Frame 1 (no input): blank canvas, image omitted
Frame 60 (the mouse pressed at the canvas centre just before this capture): blank canvas, image omitted
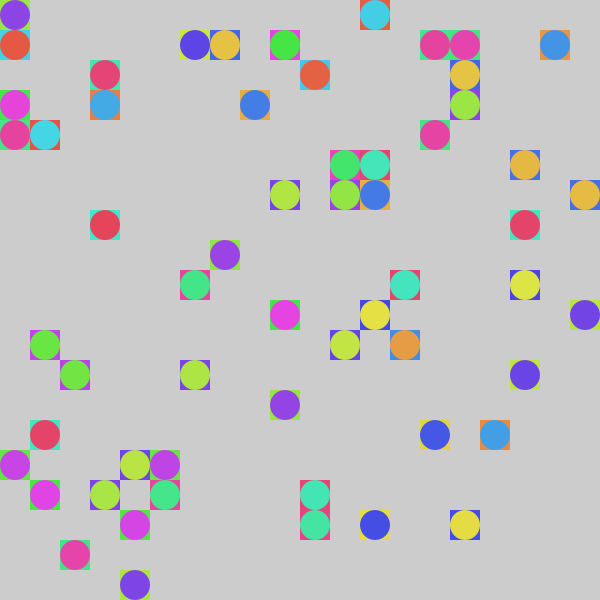
Frame 120 (the mouse held since frame 60 and released just before this capture)

The Processing sketch whose frames 1 and 60 were blank and that drew this single picture after the mouse press (run headless with seeded random() and noise(); from frame 60 on, the mouse is pressed at the canvas centre):

// Processing sketch: Exercicio_2
// ── Exercicio_2.pde
int x, y, tam;
float matiz1, matiz2;

void setup() {
  size(600, 600);
  noStroke();
  colorMode(HSB, 360, 100, 100);
  ellipseMode(CORNER);
  tam = width/20;
}

void draw() {
  if(mousePressed){
    x = (int) random(0, 20);
    y = (int) random(0, 20);
    
    matiz1 = random(0, 360);
    matiz2 = matiz1+180;
    if (matiz2>360)
      matiz2-=360;
    color cor1 = color(matiz1, 70, 90);
    color cor2 = color(matiz2, 70, 90);

    fill(cor1);
    rect(x*tam, y*tam, tam, tam);
    fill(cor2);
    ellipse(x*tam, y*tam, tam, tam);
  }
}
